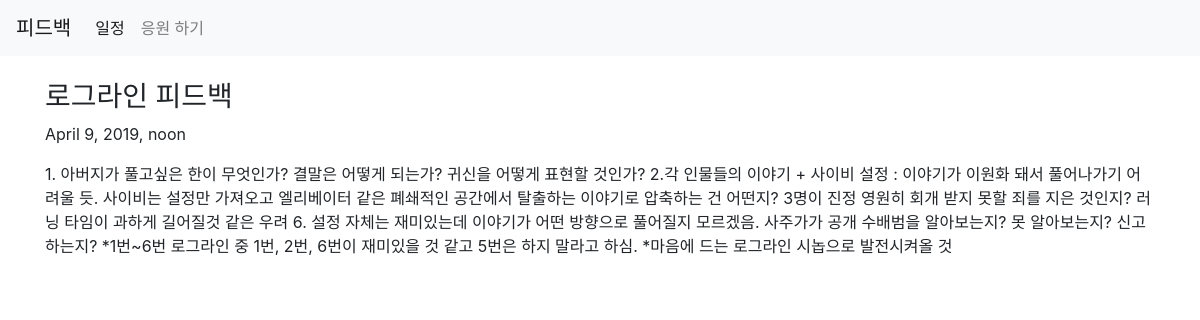
The page /blog/1 on the database its author committed.
### blogapp/models.py (models this page shows, shortened)
class Blog(models.Model):
    title = models.CharField(max_length = 200)
    pub_date = models.DateTimeField('date published')
    body = models.TextField()

### blogapp/views.py (the view)
# urls.py: path('blog/<int:blog_id>', blogapp.views.detail, name = 'detail'),
def detail(request, blog_id):
    details = get_object_or_404(Blog, pk = blog_id)
    return render(request, 'detail.html', {'details' : details})

### blogapp/templates/detail.html (shortened to what this page needs)
<head>
    <link rel="stylesheet" href="https://stackpath.bootstrapcdn.com/bootstrap/4.3.1/css/bootstrap.min.css">
</head>
    <body>
            <nav class="navbar navbar-expand-lg navbar-light bg-light">
                    <a class="navbar-brand" href="{%url 'home'%}">피드백</a>
                    <div class="collapse navbar-collapse" id="navbarSupportedContent">
                      <ul class="navbar-nav mr-auto">
                        <li class="nav-item active">
                          <a class="nav-link" href="{%url 'calendar'%}">일정<span class="sr-only">(current)</span></a>
                        </li>
                        <li class="nav-item">
                          <a class="nav-link" href="{%url 'cheer'%}">응원 하기</a>
                        </li>
                    </div>
                  </nav>
            <br>
        <div class="container">
            <h3>{{details.title}}</h3>
            <p>{{details.pub_date}}</p>
            <p>{{details.body}}</p>
        </div>
    </body>

### rows shown on the page
Blog: title "로그라인 피드백", pub_date "April 9, 2019, noon", body "1. 아버지가 풀고싶은 한이 무엇인가? 결말은 어떻게 되는가? 귀신을 어떻게 표현할 것인가? 2.각 인물들의 이야기 + 사이비 설정 : 이야기가 이원화 돼서 풀어나가기 어려울 듯. 사이비는 설정만 가져오고 엘리베이터 같은 폐쇄적인 공간에서 탈출하는 이야기로 압축하는 건 어떤지? 3명이 진정 영원히 회개 받지 못할 죄를 지은 것인지? 러닝 타임이 과하게 길어질것 같은 우려 6. 설정 자체는 재미있는데 이야기가 어떤 방향으로 풀어질지 모르겠음. 사주가가 공개 수배범을 알아보는지? 못 알아보는지? 신고하는지? *1번~6번 로그라인 중 1번, 2번, 6번이 재미있을 것 같고 5번은 하지 말라고 하심. *마음에 드는 로그라인 시놉으로 발전시켜올 것"
